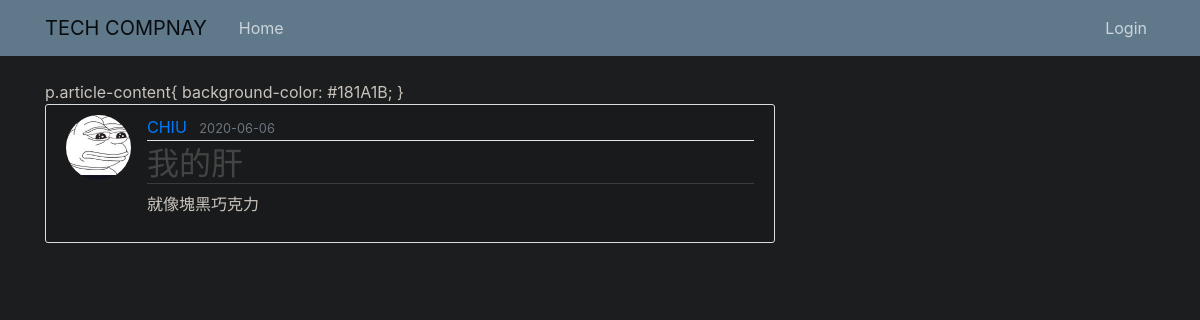
Screenshot of /post/3 with the database file from the repository.
### server/models.py (models this page shows, shortened)
class User(db.Model, UserMixin):
    id = db.Column(db.Integer,primary_key=True)
    username = db.Column(db.String(20), unique=True, nullable=True)
    email = db.Column(db.String(120), unique=True, nullable=True)
    image_file = db.Column(db.String(20), nullable=True, default='default.jpg')
    password = db.Column(db.String(60), nullable=False)
    posts = db.relationship('Post', backref='author', lazy=True)
    emp_id = db.Column(db.String(20), db.ForeignKey('employee.emp_id'), nullable=False)

class Post(db.Model):
    id = db.Column(db.Integer, primary_key=True)
    title = db.Column(db.String(100), nullable=False)
    date_posted = db.Column(db.DateTime, nullable=False, default=datetime.utcnow)
    content = db.Column(db.Text, nullable=False)
    user_id = db.Column(db.Integer, db.ForeignKey('user.id'), nullable=False)

### server/routes.py (the view)
@app.route("/post/<int:post_id>")
def post(post_id):
    post = Post.query.get_or_404(post_id)
    return render_template('post.html', title=post.title, post=post)

### server/templates/post.html (shortened to what this page needs)
{% extends "layout.html" %}
{% block content %}
<head>
      <sytle>
        p.article-content{
          background-color: #181A1B;
        }
      </sytle>
</head>
  <article class="media content-section">
    <img class="rounded-circle article-img" src="{{ url_for('static', filename='profile_pics/' + post.author.image_file) }}">
    <div class="media-body">
      <div class="article-metadata">
        <a class="mr-2" href="{{ url_for('user_posts', username=post.author.username) }}">{{ post.author.username }}</a>
        <small class="text-muted">{{ post.date_posted.strftime('%Y-%m-%d') }}</small>
      </div>
      <h2 class="article-title">{{ post.title }}</h2>
      <p class="article-content">{{ post.content }}</p>
    </div>
  </article>
{% endblock content %}

### server/static/main.css (style rules this page uses)
body { background: #333; color: #ddd; margin-top: 5rem; }
h1, h2, h3, h4, h5, h6 { color: #fff; }
.content-section { background: #ffffff; padding: 10px 20px; border: 1px solid #dddddd; border-radius: 3px; margin-bottom: 20px; }
.article-title { color: #444444; }
.article-content { white-space: pre-line; }
.article-img { height: 65px; width: 65px; margin-right: 16px; }
.article-metadata { padding-bottom: 1px; margin-bottom: 4px; border-bottom: 1px solid #e3e3e3 }

### server/templates/layout.html (style rules this page uses)
body { background-color : #1B1D1E; color : #C8C3BC; }
.content-section { background-color :#181A1B; color : #C8C3BC; }
h1,h2,h3,h4 { color: #C8C3BC; border-bottom: 1px solid #383D3F; }

### rows the page displays
User: image_file (picture), author.username "CHIU"
Post: date_posted "2020-06-06", title "我的肝", content "就像塊黑巧克力"
